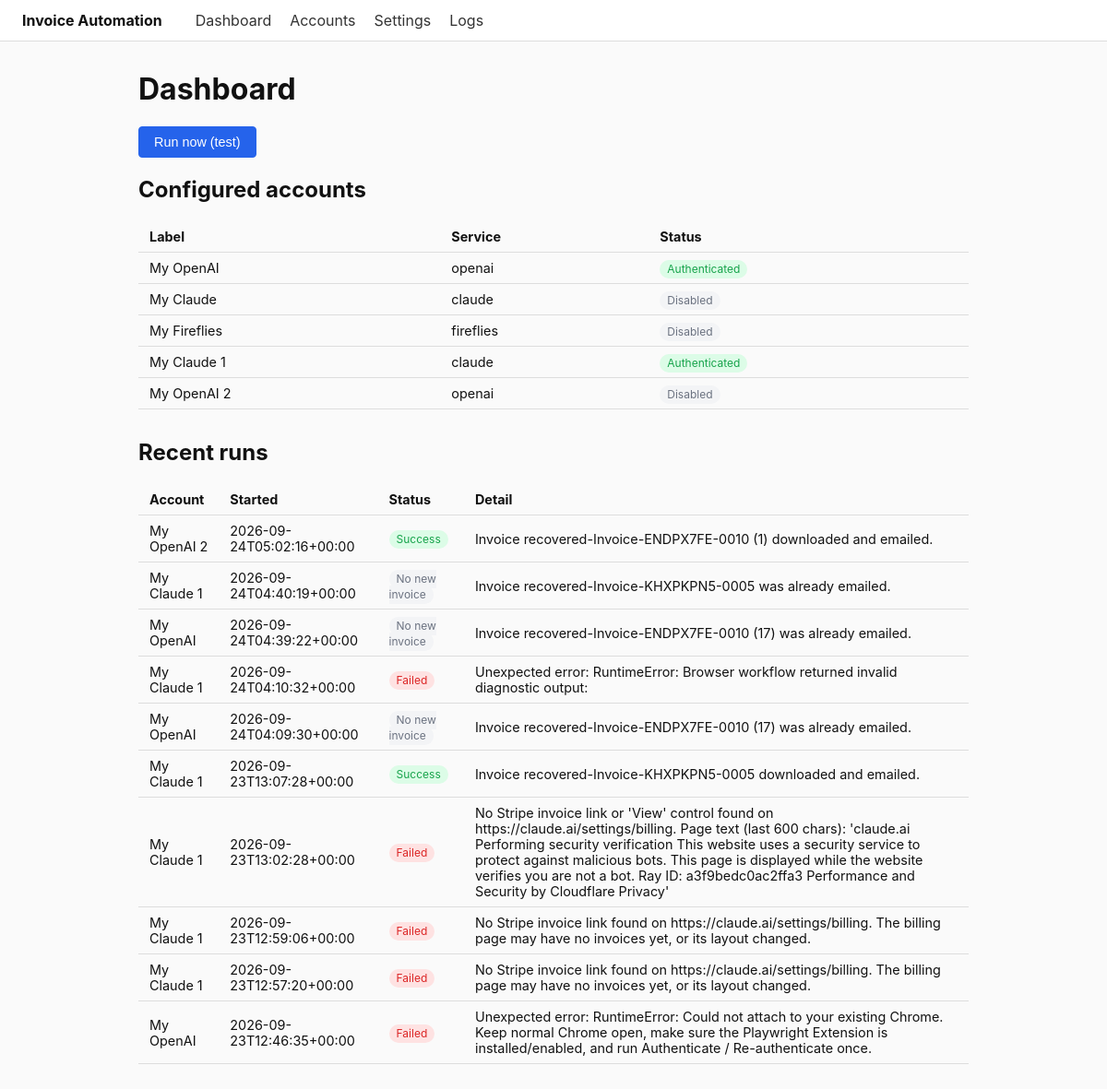
The page / on the database its author committed.
### tables this page shows
CREATE TABLE accounts (
                id INTEGER PRIMARY KEY AUTOINCREMENT,
                service TEXT NOT NULL,
                account_type TEXT NOT NULL DEFAULT 'default',
                label TEXT NOT NULL,
                username TEXT NOT NULL,
                encrypted_password TEXT NOT NULL DEFAULT '',
                encrypted_session TEXT,
                enabled INTEGER NOT NULL DEFAULT 1,
                needs_reauth INTEGER NOT NULL DEFAULT 1,
                created_at TEXT NOT NULL,
                updated_at TEXT NOT NULL
            );

CREATE TABLE run_log (
                id INTEGER PRIMARY KEY AUTOINCREMENT,
                account_id INTEGER REFERENCES accounts(id) ON DELETE SET NULL,
                account_label TEXT,
                started_at TEXT NOT NULL,
                finished_at TEXT,
                status TEXT NOT NULL,
                detail TEXT
            );

### app/web/routes.py (the view)
@bp.route("/")
def dashboard():
    _flash_auth_failures()
    return render_template("index.html", accounts=db.list_accounts(), runs=db.list_recent_runs(limit=10), settings=db.get_settings())

### app/db.py (called while the page is built)
def _connect():
    conn = sqlite3.connect(DB_PATH, timeout=30)
    conn.row_factory = sqlite3.Row
    conn.execute("PRAGMA foreign_keys = ON")
    conn.execute("PRAGMA busy_timeout = 30000")
    return conn

@contextmanager
def get_conn():
    conn = _connect()
    try:
        yield conn
        conn.commit()
    finally:
        conn.close()

def list_accounts(enabled_only: bool = False):
    with get_conn() as conn:
        query = "SELECT * FROM accounts"
        if enabled_only:
            query += " WHERE enabled = 1"
        query += " ORDER BY id"
        return [dict(row) for row in conn.execute(query).fetchall()]

def get_settings() -> dict:
    with get_conn() as conn:
        row = conn.execute("SELECT * FROM settings WHERE id = 1").fetchone()
        settings = dict(row)
        settings["recipient_emails"] = json.loads(settings["recipient_emails"] or "[]")
        return settings

def list_recent_runs(limit: int = 50):
    with get_conn() as conn:
        rows = conn.execute("SELECT * FROM run_log ORDER BY id DESC LIMIT ?", (limit,)).fetchall()
        return [dict(r) for r in rows]

### app/web/routes.py (called while the page is built)
def _flash_auth_failures():
    with _AUTH_LOCK:
        failed = {aid: s for aid, s in _AUTH_STATE.items() if s["state"] == "failed"}
        for aid in failed:
            _AUTH_STATE.pop(aid, None)
    for aid, s in failed.items():
        flash(f"Authentication failed for account {aid}: {s['error']}", "error")

### app/web/templates/index.html
{% extends "base.html" %}
{% block content %}
  <h1>Dashboard</h1>
  <form method="post" action="{{ url_for('main.run_now') }}">
    <button type="submit" class="btn btn-primary">Run now (test)</button>
  </form>
  <h2>Configured accounts</h2>
  {% if accounts %}
  <table class="table">
    <tr><th>Label</th><th>Service</th><th>Status</th></tr>
    {% for a in accounts %}
      <tr>
        <td>{{ a.label }}</td>
        <td>{{ a.service }}</td>
        <td>
          {% if not a.enabled %}<span class="badge badge-muted">Disabled</span>
          {% elif a.needs_reauth %}<span class="badge badge-warn">Needs authentication</span>
          {% else %}<span class="badge badge-ok">Authenticated</span>{% endif %}
        </td>
      </tr>
    {% endfor %}
  </table>
  {% else %}
    <p>No accounts configured yet. Go to <a href="{{ url_for('main.accounts') }}">Accounts</a> to add one.</p>
  {% endif %}
  <h2>Recent runs</h2>
  {% if runs %}
  <table class="table">
    <tr><th>Account</th><th>Started</th><th>Status</th><th>Detail</th></tr>
    {% for r in runs %}
      <tr>
        <td>{{ r.account_label }}</td><td>{{ r.started_at }}</td>
        <td>
          {% if r.status == 'success' %}<span class="badge badge-ok">Success</span>
          {% elif r.status == 'needs_reauth' %}<span class="badge badge-warn">Needs re-auth</span>
          {% elif r.status == 'no_new_invoice' %}<span class="badge badge-muted">No new invoice</span>
          {% elif r.status == 'running' %}<span class="badge badge-muted">Running</span>
          {% elif r.status == 'skipped' %}<span class="badge badge-muted">Skipped</span>
          {% else %}<span class="badge badge-error">Failed</span>{% endif %}
        </td>
        <td>{{ r.detail }}</td>
      </tr>
    {% endfor %}
  </table>
  {% else %}<p>No runs yet.</p>{% endif %}
{% endblock %}

### app/web/templates/base.html (shortened to what this page needs)
<!DOCTYPE html>
<html lang="en">
<head>
  <link rel="stylesheet" href="{{ url_for('static', filename='style.css') }}">
</head>
<body>
  <nav class="topnav">
    <div class="brand">Invoice Automation</div>
    <a href="{{ url_for('main.dashboard') }}">Dashboard</a>
    <a href="{{ url_for('main.accounts') }}">Accounts</a>
    <a href="{{ url_for('main.settings') }}">Settings</a>
    <a href="{{ url_for('main.logs') }}">Logs</a>
  </nav>
  <main class="container">
    {% block content %}{% endblock %}
  </main>
</body>
</html>

### app/web/static/style.css (style rules this page uses)
:root { --border: #ddd; --primary: #2563eb; --danger: #dc2626; --ok: #16a34a; --warn: #d97706; --muted: #6b7280; }
body { font-family: -apple-system, Segoe UI, Roboto, sans-serif; margin: 0; color: #111; background: #fafafa; }
.topnav { display: flex; align-items: center; gap: 1.25rem; padding: 0.75rem 1.5rem; background: #fff; border-bottom: 1px solid var(--border); }
.topnav .brand { font-weight: 700; margin-right: 1rem; }
.topnav a { color: #333; text-decoration: none; }
.container { max-width: 900px; margin: 2rem auto; padding: 0 1.5rem; }
h1 { margin-top: 0; }
.table { width: 100%; border-collapse: collapse; margin: 1rem 0 2rem; }
.table th, .table td { text-align: left; padding: 0.5rem 0.75rem; border-bottom: 1px solid var(--border); font-size: 0.9rem; }
.btn { display: inline-block; padding: 0.5rem 1rem; border-radius: 4px; border: 1px solid var(--border); background: #fff; cursor: pointer; font-size: 0.9rem; text-decoration: none; color: #111; }
.btn-primary { background: var(--primary); color: #fff; border-color: var(--primary); }
.badge { padding: 0.15rem 0.5rem; border-radius: 999px; font-size: 0.75rem; }
.badge-ok { background: #dcfce7; color: var(--ok); }
.badge-error { background: #fee2e2; color: var(--danger); }
.badge-muted { background: #f3f4f6; color: var(--muted); }

### rows shown on the page
accounts: label "My OpenAI", service "openai", enabled "Authenticated"
accounts: label "My Claude", service "claude", enabled "Disabled"
accounts: label "My Fireflies", service "fireflies", enabled "Disabled"
accounts: label "My Claude 1", service "claude", enabled "Authenticated"
accounts: label "My OpenAI 2", service "openai", enabled "Disabled"
run_log: account_label "My OpenAI 2", started_at "2026-09-24T05:02:16+00:00", status "Success", detail "Invoice recovered-Invoice-ENDPX7FE-0010 (1) downloaded and emailed."
run_log: account_label "My Claude 1", started_at "2026-09-24T04:40:19+00:00", status "No new invoice", detail "Invoice recovered-Invoice-KHXPKPN5-0005 was already emailed."
run_log: account_label "My OpenAI", started_at "2026-09-24T04:39:22+00:00", status "No new invoice", detail "Invoice recovered-Invoice-ENDPX7FE-0010 (17) was already emailed."
run_log: account_label "My Claude 1", started_at "2026-09-24T04:10:32+00:00", status "Failed", detail "Unexpected error: RuntimeError: Browser workflow returned invalid diagnostic output:"
run_log: account_label "My OpenAI", started_at "2026-09-24T04:09:30+00:00", status "No new invoice", detail "Invoice recovered-Invoice-ENDPX7FE-0010 (17) was already emailed."
run_log: account_label "My Claude 1", started_at "2026-09-23T13:07:28+00:00", status "Success", detail "Invoice recovered-Invoice-KHXPKPN5-0005 downloaded and emailed."
run_log: account_label "My Claude 1", started_at "2026-09-23T13:02:28+00:00", status "Failed", detail "No Stripe invoice link or 'View' control found on https://claude.ai/settings/billing. Page text (last 600 chars): 'claude.ai Performing security verification This website uses a security service to protect against malicious bots. This page is displayed while the website verifies you are not a bot. Ray ID: a3f9bedc0ac2ffa3 Performance and Security by Cloudflare Privacy'"
run_log: account_label "My Claude 1", started_at "2026-09-23T12:59:06+00:00", status "Failed", detail "No Stripe invoice link found on https://claude.ai/settings/billing. The billing page may have no invoices yet, or its layout changed."
run_log: account_label "My Claude 1", started_at "2026-09-23T12:57:20+00:00", status "Failed", detail "No Stripe invoice link found on https://claude.ai/settings/billing. The billing page may have no invoices yet, or its layout changed."
run_log: account_label "My OpenAI", started_at "2026-09-23T12:46:35+00:00", status "Failed", detail "Unexpected error: RuntimeError: Could not attach to your existing Chrome. Keep normal Chrome open, make sure the Playwright Extension is installed/enabled, and run Authenticate / Re-authenticate once."
